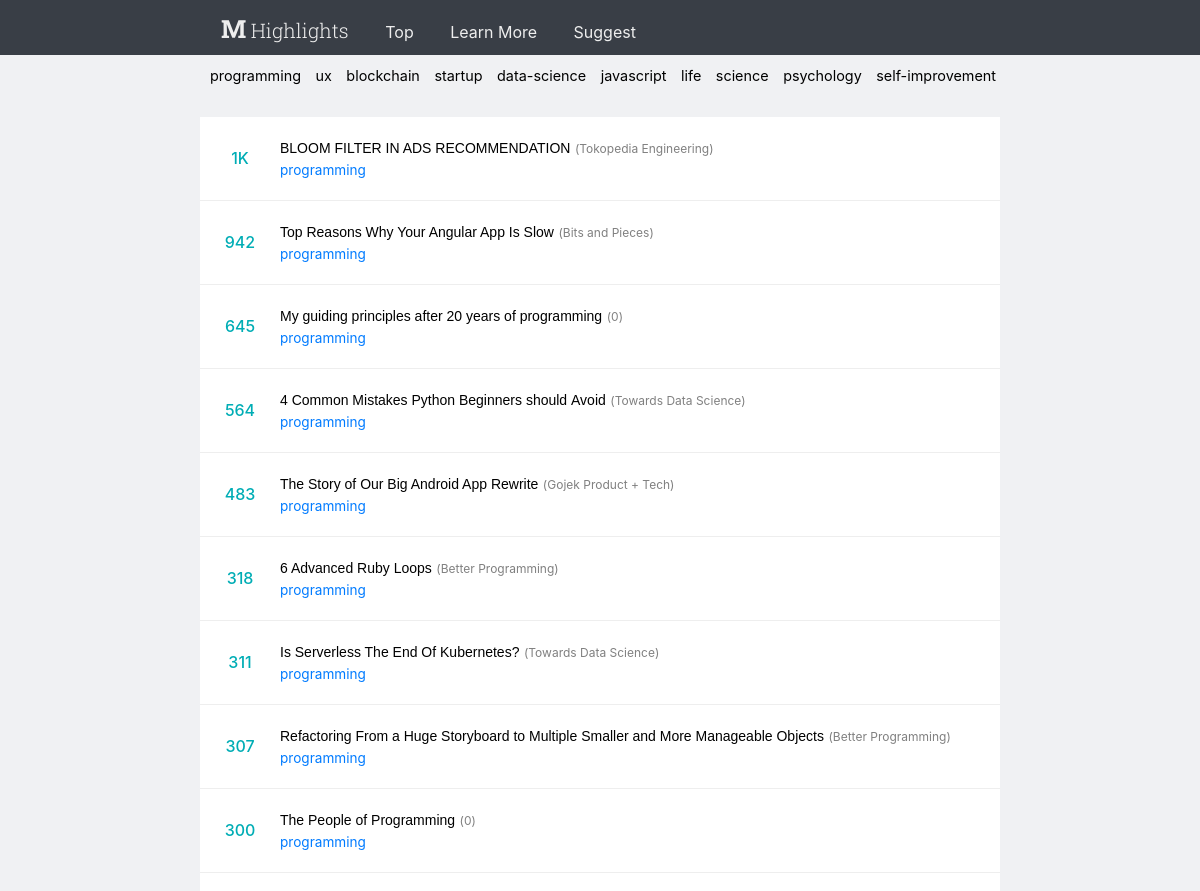
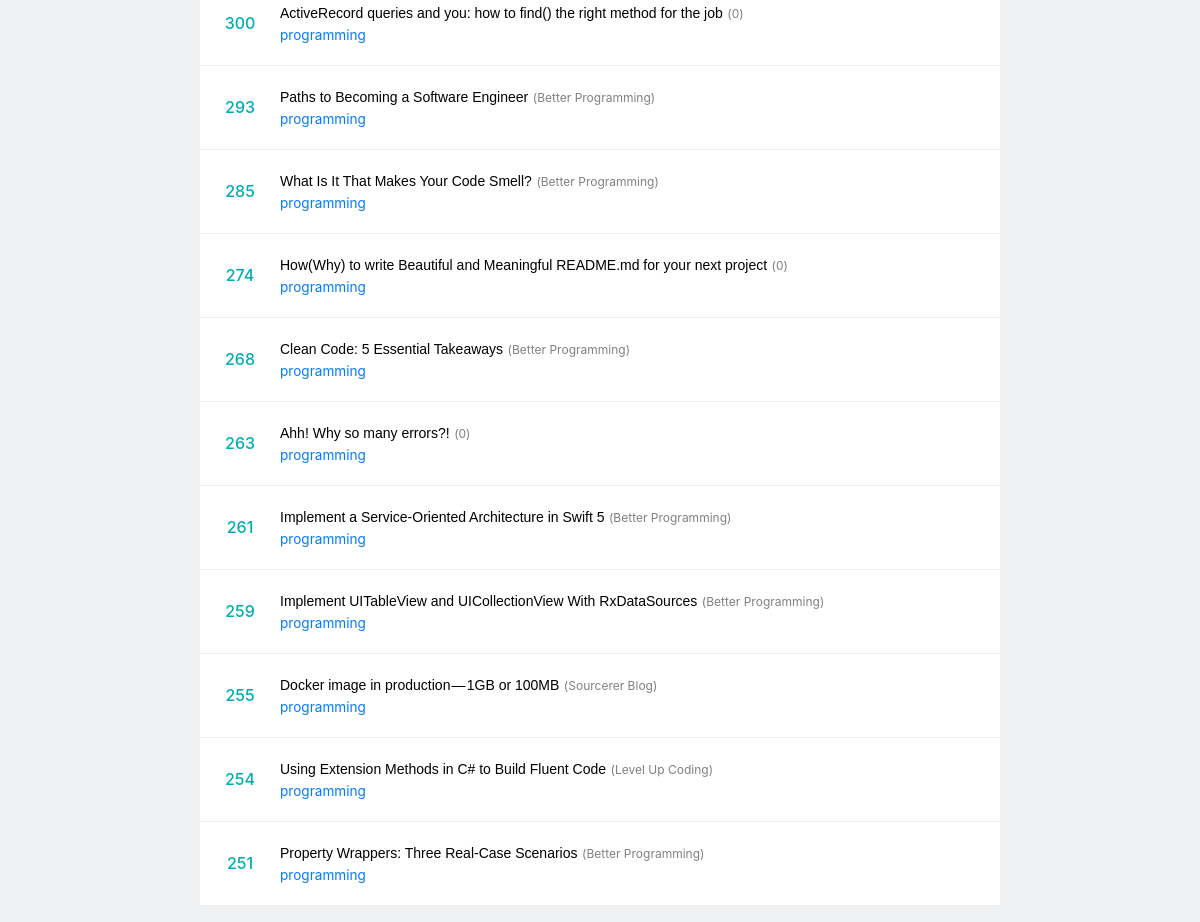
Screenshot of /tag/programming/ with the database file from the repository (2 pictures, top to bottom).
### scraper/models.py (models this page shows, shortened)
class Tag(models.Model):
    category = models.CharField(unique=True, max_length=40)
    def __str__(self):
        return self.category

class Article(models.Model):
    title = models.CharField(max_length=120)
    tag = models.CharField(max_length=40)
    url = models.URLField(unique=False)
    claps = models.IntegerField()
    clapStr = models.CharField(max_length=30)
    authur = models.CharField(max_length=40)
    publication = models.CharField(max_length=40)
    date = models.DateField()
    class Meta():
        ordering = ['-claps']

### scraper/views.py (the view)
# urls.py: path('tag/<slug:tag_value>/', views.tagList)
def tagList(request, tag_value):
    category_list = Article.objects.filter(tag=tag_value)
    allCategories = Tag.objects.all()
    context = {'category_list': category_list, 'allCategories': allCategories}
    return render(request, 'tag.html', context)

### scraper/templates/tag.html (shortened to what this page needs)
<body style="margin: 0px; background-color: #f0f1f3;">
    {% include "header.html" %}
    <div class="article-view">
        <ul>
            {% if category_list %}
            {% for articles in category_list %}
            <li class="news-item"
                style="list-style-type:none; background-color: #fff; padding: 20px 30px 20px 80px; line-height: 20px; border-bottom: 1px solid #eee">
                <span class="claps">{{ articles.clapStr }}</span>
                <span class="title">
                    <a href="{{ articles.url }}" style="font-family: Verdana, Geneva, sans-serif; text-decoration: none; color: black; font-size: 14px; overflow: hidden; text-overflow: ellipsis;">{{ articles.title }}</a>
                    <span class="pub">
                        (<a>{{ articles.publication }}</a>)
                    </span>
                </span>
                <br>
                <span class="meta">
                    <span class="tag"><a href="/tag/{{ articles.tag }}">{{ articles.tag }}</a></span>
                </span>
            </li>
            {% endfor %}
            {% else %}
            <p>no articels available</p>
            {% endif %}
        </ul>
    </div>
</body>

### scraper/templates/header.html (shortened to what this page needs)
<link rel="stylesheet" href="https://stackpath.bootstrapcdn.com/bootstrap/4.4.1/css/bootstrap.min.css">
<header style="background-color:#393e46; height: 55px" >
    <nav class="inner">
        <a href="\" class="applogo">M</a>
        <a href="\" class="applogo2">Highlights</a>
        <a href="\">Top</a>
        <a href="https:www.vascodegraaff.com">Learn More</a>
        <a href="mailto:vascodegraaff@gmail.com?subject=Suggestion for Medium Highlight">Suggest</a>
    </nav class="inner">
</header>
{% if allCategories %}
    <div class="scrollmenu">
        {% for tag in allCategories %}
        <a href="\tag/{{ tag }}">{{ tag }}</a>
        {% endfor %}
    </div>
{% endif %}

### scraper/templates/tag.html (style rules this page uses)
.article-view { max-width: 800px; margin: 0 auto; position: relative; margin-top: 20px; }
.claps { color: #00adb5; font-size: 1em; font-weight: 500; position: absolute; top: 50%; left: 0; width: 80px; text-align: center; margin-top: -10px; }
.news-item { background-color: #fff; padding: 20px 30px 20px 80px; border-bottom: 1px solid #eee; position: relative; line-height: 20px; }
.meta { font-size: .85em; color: #828282; }
.scrollmenu { overflow: auto; white-space: nowrap; max-width: 800px; box-sizing: border-box; margin: 0 auto; padding: 5px 5px; }
.scrollmenu a { display: inline-block; text-align: center; text-decoration: none; font-size: 0.9em; padding: 5px; }
.scrollmenu a { color: black; }
ul { padding-inline-start: 0px !important; }
.pub { font-size: 12px; color: gray; }

### scraper/templates/header.html (style rules this page uses)
.inner { max-width: 800px; box-sizing: border-box; margin: 0 auto; padding: 10px 5px; }
a { font-family: -apple-system,BlinkMacSystemFont,Segoe UI,Roboto,Oxygen,Ubuntu,Cantarell,Fira Sans,Droid Sans,Helvetica Neue,sans-serif; color: black ; text-decoration: none !important; }
nav a { padding: 1rem; color: #eeeeee !important; }
.applogo { font-family: 'Roboto Slab', serif; font-weight: 700; font-size: 25px; padding-right: 0px; }
.applogo2 { font-family: 'Roboto Slab', serif; font-weight: 300; font-size: 20px; padding-left: 0px }

### rows the page displays
Tag: category "programming"
Tag: category "ux"
Tag: category "blockchain"
Tag: category "startup"
Tag: category "data-science"
Tag: category "javascript"
Tag: category "life"
Tag: category "science"
Tag: category "psychology"
Tag: category "self-improvement"
Article: clapStr "1K", title "BLOOM FILTER IN ADS RECOMMENDATION", publication "Tokopedia Engineering", tag "programming"
Article: clapStr "942", title "Top Reasons Why Your Angular App Is Slow", publication "Bits and Pieces", tag "programming"
Article: clapStr "645", title "My guiding principles after 20 years of programming", publication "0", tag "programming"
Article: clapStr "564", title "4 Common Mistakes Python Beginners should Avoid", publication "Towards Data Science", tag "programming"
Article: clapStr "483", title "The Story of Our Big Android App Rewrite", publication "Gojek Product + Tech", tag "programming"
Article: clapStr "318", title "6 Advanced Ruby Loops", publication "Better Programming", tag "programming"
Article: clapStr "311", title "Is Serverless The End Of Kubernetes?", publication "Towards Data Science", tag "programming"
Article: clapStr "307", title "Refactoring From a Huge Storyboard to Multiple Smaller and More Manageable Objects", publication "Better Programming", tag "programming"
Article: clapStr "300", title "The People of Programming", publication "0", tag "programming"
Article: clapStr "300", title "ActiveRecord queries and you: how to find() the right method for the job", publication "0", tag "programming"
Article: clapStr "293", title "Paths to Becoming a Software Engineer", publication "Better Programming", tag "programming"
Article: clapStr "285", title "What Is It That Makes Your Code Smell?", publication "Better Programming", tag "programming"
Article: clapStr "274", title "How(Why) to write Beautiful and Meaningful README.md for your next project", publication "0", tag "programming"
Article: clapStr "268", title "Clean Code: 5 Essential Takeaways", publication "Better Programming", tag "programming"
Article: clapStr "263", title "Ahh! Why so many errors?!", publication "0", tag "programming"
Article: clapStr "261", title "Implement a Service-Oriented Architecture in Swift 5", publication "Better Programming", tag "programming"
Article: clapStr "259", title "Implement UITableView and UICollectionView With RxDataSources", publication "Better Programming", tag "programming"
Article: clapStr "255", title "Docker image in production — 1GB or 100MB", publication "Sourcerer Blog", tag "programming"
Article: clapStr "254", title "Using Extension Methods in C# to Build Fluent Code", publication "Level Up Coding", tag "programming"
Article: clapStr "251", title "Property Wrappers: Three Real-Case Scenarios", publication "Better Programming", tag "programming"
